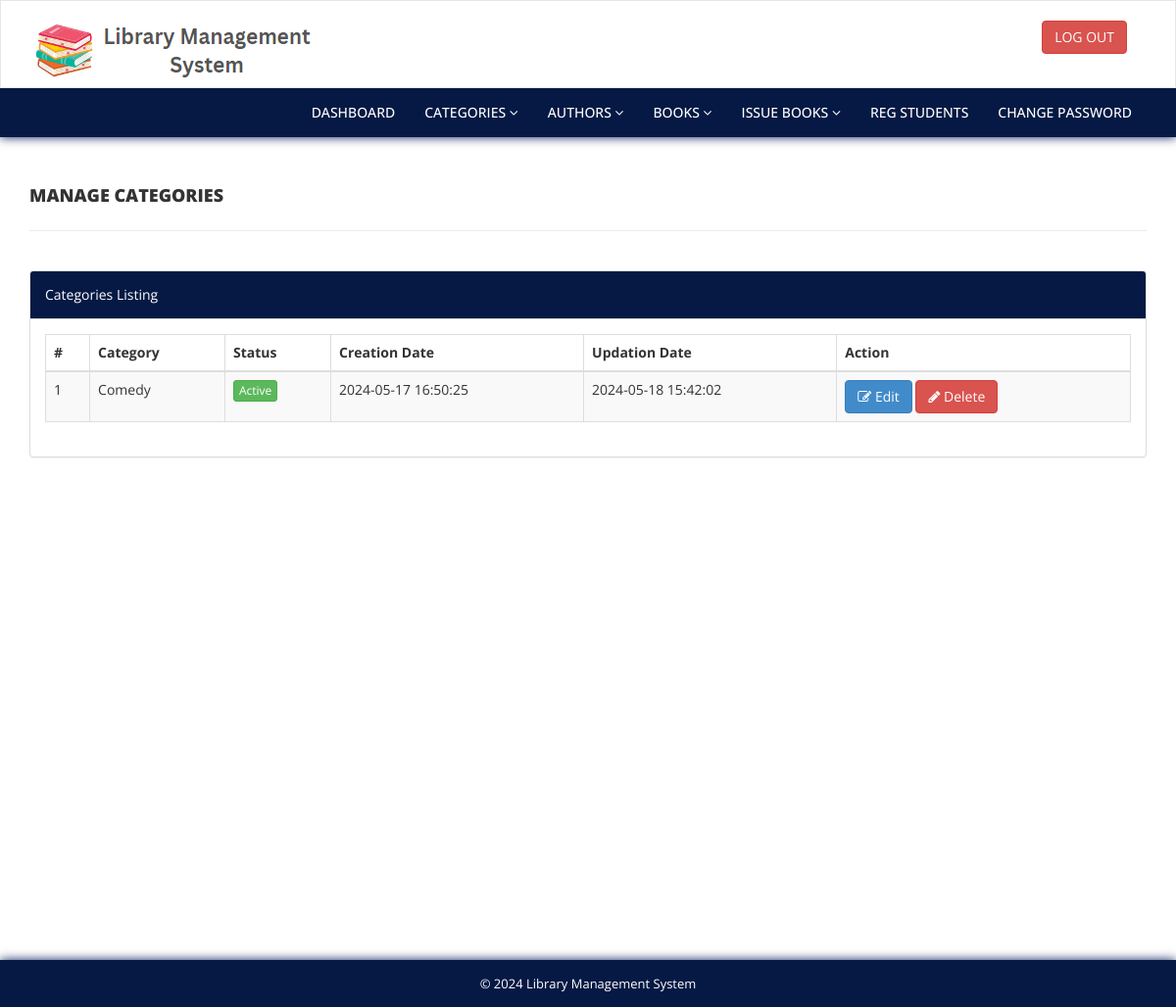
The app's page /admin/manage-categories.php (signed in) with its own data.
### tables this page shows
CREATE TABLE `tblcategory` (
  `id` int(11) NOT NULL,
  `CategoryName` varchar(150) DEFAULT NULL,
  `Status` int(1) DEFAULT NULL,
  `CreationDate` timestamp NULL DEFAULT current_timestamp(),
  `UpdationDate` timestamp NULL DEFAULT '0000-00-00 00:00:00' ON UPDATE current_timestamp()
);

### admin/manage-categories.php (the view, shortened to what this page needs)
<?php
include('includes/config.php');
if(strlen($_SESSION['alogin'])==0)
    {
header('location:index.php');
}
else{
    ?>
<!DOCTYPE html>
<html xmlns="http://www.w3.org/1999/xhtml">
<head>
    <link href="assets/css/bootstrap.css" rel="stylesheet" />
    <link href="assets/css/font-awesome.css" rel="stylesheet" />
    <link href="assets/js/dataTables/dataTables.bootstrap.css" rel="stylesheet" />
    <link href="assets/css/style.css" rel="stylesheet" />
</head>
<body>
<?php include('includes/header.php');?>
    <div class="content-wrapper">
         <div class="container">
        <div class="row pad-botm">
            <div class="col-md-12">
                <h4 class="header-line">Manage Categories</h4>
    </div>
     <div class="row">
</div>
        </div>
            <div class="row">
                <div class="col-md-12">
                    <div class="panel panel-default">
                        <div class="panel-heading">
                           Categories Listing
                        </div>
                        <div class="panel-body">
                            <div class="table-responsive">
                                <table class="table table-striped table-bordered table-hover" id="dataTables-example">
                                    <thead>
                                        <tr>
                                            <th>#</th>
                                            <th>Category</th>
                                            <th>Status</th>
                                            <th>Creation Date</th>
                                            <th>Updation Date</th>
                                            <th>Action</th>
                                        </tr>
                                    </thead>
                                    <tbody>
<?php $sql = "SELECT * from  tblcategory";
$query = $dbh -> prepare($sql);
$query->execute();
$results=$query->fetchAll(PDO::FETCH_OBJ);
$cnt=1;
if($query->rowCount() > 0)
{
foreach($results as $result)
{               ?>
                                        <tr class="odd gradeX">
                                            <td class="center"><?php echo htmlentities($cnt);?></td>
                                            <td class="center"><?php echo htmlentities($result->CategoryName);?></td>
                                            <td class="center"><?php if($result->Status==1) {?>
                                            <a href="#" class="btn btn-success btn-xs">Active</a>
                                            <?php } else {?>
                                            <a href="#" class="btn btn-danger btn-xs">Inactive</a>
                                            <?php } ?></td>
                                            <td class="center"><?php echo htmlentities($result->CreationDate);?></td>
                                            <td class="center"><?php echo htmlentities($result->UpdationDate);?></td>
                                            <td class="center">
                                            <a href="edit-category.php?catid=<?php echo htmlentities($result->id);?>"><button class="btn btn-primary"><i class="fa fa-edit "></i> Edit</button>
                                          <a href="manage-categories.php?del=<?php echo htmlentities($result->id);?>" onclick="return confirm('Are you sure you want to delete?');"" >  <button class="btn btn-danger"><i class="fa fa-pencil"></i> Delete</button>
                                            </td>
                                        </tr>
 <?php $cnt=$cnt+1;}} ?>
                                    </tbody>
                                </table>
                            </div>
                        </div>
                    </div>
                </div>
            </div>
    </div>
    </div>
  <?php include('includes/footer.php');?>
</body>
</html>
<?php } ?>

### admin/assets/css/style.css (style rules this page uses)
.content-wrapper { margin-top: 40px; height: 100vh; padding-bottom: 90px; }
.header-line { font-weight: 900; padding-bottom: 25px; border-bottom: 1px solid #eeeeee; text-transform: uppercase; }
.pad-botm { padding-bottom: 30px; }
.panel-heading { background-color: #051944 !important; color: white !important; }

### records on screen
tblcategory: CategoryName "Comedy", Status "Active", CreationDate "2024-05-17 16:50:25", UpdationDate "2024-05-18 15:42:02"
